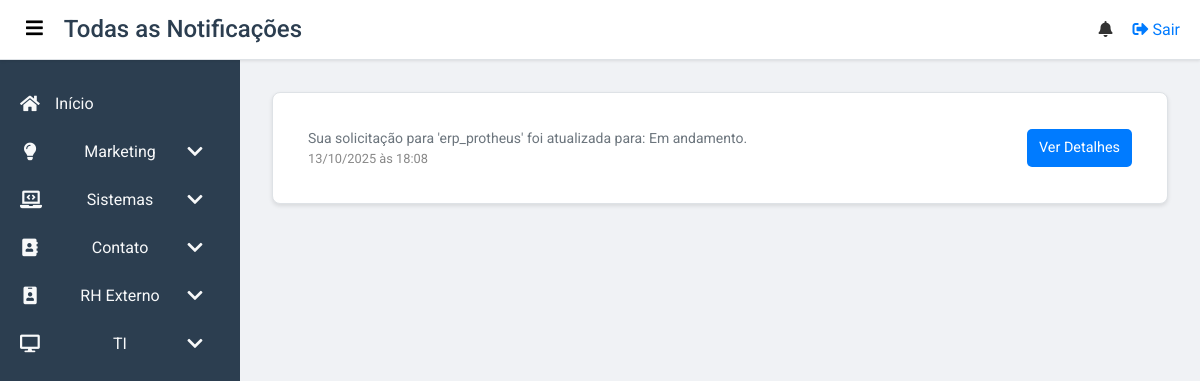
The app's page /notifications (signed in), older data.
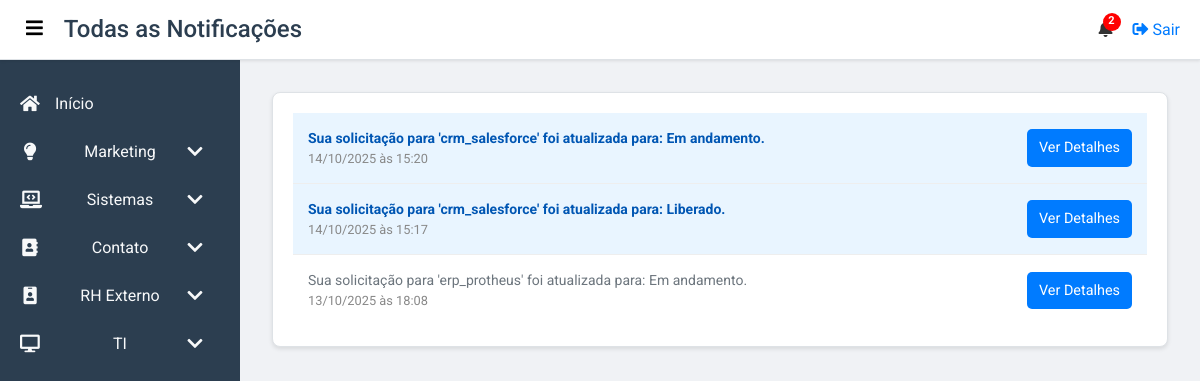
The same page, newer data.
### app/models.py (models this page shows, shortened)
class Notification(db.Model):
    id = db.Column(db.Integer, primary_key=True)
    message = db.Column(db.String(500), nullable=False)
    link = db.Column(db.String(500), nullable=True)
    is_read = db.Column(db.Boolean, default=False)
    user_id = db.Column(db.Integer, db.ForeignKey('user.id'), nullable=False)
    created_at = db.Column(db.DateTime, default=datetime.utcnow)
    user = db.relationship('User', backref='notifications')

### app/routes.py (the view)
@main.route('/notifications')
@login_required
def notifications():
    all_notifications = Notification.query.filter_by(user_id=current_user.id).order_by(Notification.created_at.desc()).all()
    return render_template('notifications.html', notifications=all_notifications)

### app/routes.py (called while the page is built)
@main.context_processor
def inject_user_groups():
    if current_user.is_authenticated:
        user_groups = {group.name for group in current_user.groups}
        return dict(user_groups=user_groups)
    return dict(user_groups=set()) # Return an empty set for anonymous users

@main.context_processor
def inject_notifications():
    if current_user.is_authenticated:
        unread_notifications = Notification.query.filter_by(user_id=current_user.id, is_read=False).order_by(Notification.created_at.desc()).all()
        unread_notifications_count = len(unread_notifications)
        return dict(unread_notifications=unread_notifications, unread_notifications_count=unread_notifications_count)
    return dict(unread_notifications=[], unread_notifications_count=0) # Return empty for anonymous users

### app/templates/notifications.html (shortened to what this page needs)
{% extends "base.html" %}
{% block page_title %}Todas as Notificações{% endblock %}
{% block content %}
<section class="dashboard">
    <div class="card">
        <div class="notification-list">
            {% if notifications %}
                {% for notification in notifications %}
                <div class="notification-item-full {% if not notification.is_read %}notification-unread{% endif %}">
                    <div class="notification-content">
                        <p class="notification-message">{{ notification.message }}</p>
                        <span class="notification-time">{{ notification.created_at.strftime('%d/%m/%Y às %H:%M') }}</span>
                    </div>
                    {% if notification.link %}
                        <a href="{{ notification.link }}" class="btn-notification-action">Ver Detalhes</a>
                    {% endif %}
                </div>
                {% endfor %}
            {% else %}
                <div class="notification-item-full">
                    <p>Você não tem nenhuma notificação.</p>
                </div>
            {% endif %}
        </div>
    </div>
</section>
{% endblock %}

Row changes from the older to the newer data that the page shows:
added Notification: message "Sua solicitação para 'crm_salesforce' foi atualizada para: Em andamento.", created_at "14/10/2025 às 15:20"
added Notification: message "Sua solicitação para 'crm_salesforce' foi atualizada para: Liberado.", created_at "14/10/2025 às 15:17"
Text that changed along with them:
{{ unread_notifications_count }}: (not shown) → "2"
